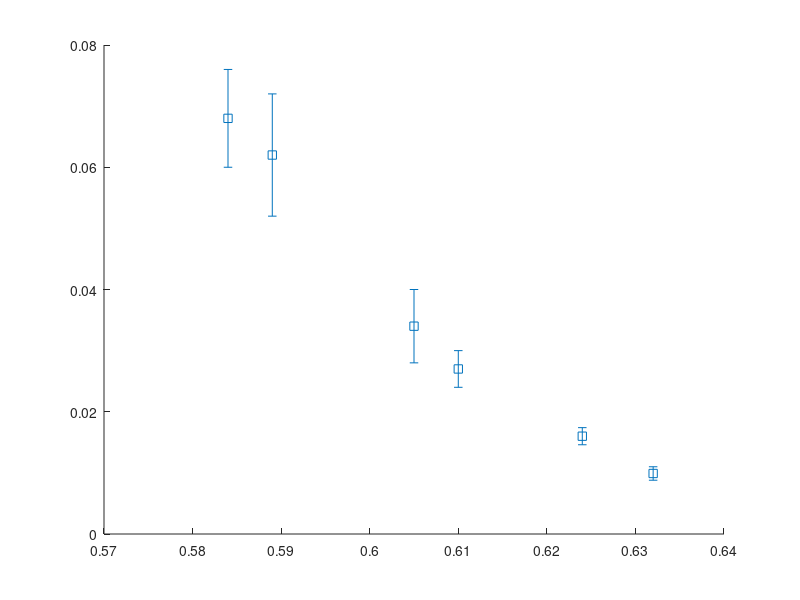

Source code (MATLAB): (Note: this script raises an error after producing the figure.)
% Plot gardner figures. Each section is its own figure.


red = [228,26,28]/255;
blu = [55,126,184]/255;
grn = [77,175,74]/255;
pur = [152,78,163]/255;
org = [255,127,0]/255;
brn = [166,86,40]/255;
aqua = [0, 51, 0]/255.;
yel = [255,255,51]/255.;
pnk = [231,41,138]/255.;
lgrn = [102,166,30]/255.;

%% Plot deltas with error bars

% Individual data points. Volume fraction then Delta
% Volume fraction and delta cutoff set 24px above bottome plate
delta_ab = [
%     .601, .0063 % % 12-14-21 ts-33-34 relative positions (DONT TRUST PHI)
%     .603, .0029 % % 12-14-21 ts-43-44 relative positions (DONT TRUST PHI)

    .584, .073; % 12-14-21 ts-4-5-6 relative positions
    .610, .024; % 12-14-21 ts-13-14 relative positions
    .585, .058; % 12-7-21 ts-3-4 relative positions
    .605, .034;  % 12-7-21 ts-8-9-10 relative positions
    .623, .015; % 12-7-21 ts-18 relative positions
    .633, .01; % 12-7-21 ts-28-29 relative positions
    ];

% Volume fraction and delta cutoff set 24px above bottome plate with rough
% errobars
delta_ab_yerr = [
%     .601, .0063 % % 12-14-21 ts-33-34 relative positions (DONT TRUST PHI)
%     .603, .0029 % % 12-14-21 ts-43-44 relative positions (DONT TRUST PHI)

    .584, .073, 0; % 12-14-21 ts-4-5-6 relative positions
    .610, .024, 0; % 12-14-21 ts-13-14 relative positions
    .585, .058, .011; % 12-7-21 ts-3-4 relative positions
    .605, .034, 0;  % 12-7-21 ts-8-9-10 relative positions
    .623, .015, 0; % 12-7-21 ts-18 relative positions
    .633, .01, .005; % 12-7-21 ts-28-29 relative positions
    ];

% delta at 90s
delta_90 = [

    .584, .035; % 12-14-21 ts-6 relative positions
    .610, .018; % 12-14-21 ts-14 relative positions
    .585, .034; % 12-7-21 ts-3 and ts-4 relative positions
    .606, .022; % 12-7-21 ts-8 and ts-9 relative positions
    .623, .0074; % 12-7-21 ts-18 relative positions
    .630, .0027; % 12-7-21 ts-28 and ts-29 relative positions
    ];
    

% delta at 90s with rough errorbars
delta_90_yerr = [

    .584, .035, 0; % 12-14-21 ts-6 relative positions
    .610, .018, 0; % 12-14-21 ts-14 relative positions
    .585, .034, .008; % 12-7-21 ts-3 and ts-4 relative positions
    .606, .022, .008; % 12-7-21 ts-8 and ts-9 relative positions
    .623, .0074, 0; % 12-7-21 ts-18 relative positions
    .630, .0027, 0.004; % 12-7-21 ts-28 and ts-29 relative positions
    ];

% Volume fraction and delta cutoff set 24px above bottome plate.
% error bars from std from t_w variation
delta_ab_yerr_t = [
    .584, .068, .008; % 12-14-21 ts-4-5-6 relative positions
    .610, .027, .003; % 12-14-21 ts-12-13-14 relative positions
    .589, .062, .010; % 12-7-21 ts-3-4-5 relative positions
    .605, .034, .006;  % 12-7-21 ts-8-9-10 relative positions
    .624, .016, .0014; % 12-7-21 ts-17-18-19 relative positions
    .632, .0099, .0011; % 12-7-21 ts-27-28-29 relative positions
    ];

% delta at 90s with error bars from std from t variation
delta_90_yerr_tw = [

    .584, .040, .005; % 12-14-21 ts-4-5-6 relative positions
    .610, .018, .002; % 12-14-21 ts-12-13-14 relative positions
    .589, .032, .004; % 12-7-21 ts-3-4-5 relative positions
    .605, .020, .003; % 12-7-21 ts-8-9-10 relative positions
    .624, .0088, .0013; % 12-7-21 ts-17-18-19 relative positions
    .632, .0032, .0012; % 12-7-21 ts-27-28-29 relative positions
    ];


hold on
% DELTA_AB
% lines(1)= plot(delta_ab(1:5,1), delta_ab(1:5,2), 'o', 'Color', blu, 'MarkerFaceColor', blu, 'MarkerSize', 8, 'Displayname', '\Delta_{AB}');
% lines(1)=plot(delta_ab(6:9,1), delta_ab(6:9,2), 'd', 'Color', blu, 'MarkerFaceColor', blu, 'MarkerSize', 8, 'Displayname', '\Delta_{AB}');
% lines(1)=plot(delta_ab(:,1), delta_ab(:,2), 's', 'Color', blu, 'MarkerFaceColor', blu, 'MarkerSize', 8, 'Displayname', '\Delta_{AB}');
% l1=errorbar(delta_ab_yerr(:,1), delta_ab_yerr(:,2), delta_ab_yerr(:,3), 's', 'Color', blu, 'MarkerFaceColor', blu, 'MarkerSize', 8, 'Displayname', '\Delta_{AB}');
l1=errorbar(delta_ab_yerr_t(:,1), delta_ab_yerr_t(:,2), delta_ab_yerr_t(:,3), 's', 'Color', blu, 'MarkerFaceColor', blu, 'MarkerSize', 8, 'Displayname', '\Delta_{AB}');


% DELTA (MSD)
% lines(2) =plot(delta(1:5,1), delta(1:5,2), 'o', 'Color', red, 'MarkerFaceColor', red, 'MarkerSize', 8, 'Displayname', '\Delta');
% lines(2)= plot(delta(6:10,1), delta(6:10,2), 'd', 'Color', red, 'MarkerFaceColor', red, 'MarkerSize', 8, 'Displayname', '\Delta');
% lines(2)=plot(delta(:,1), delta(:,2), 's', 'Color', red, 'MarkerFaceColor', red, 'MarkerSize', 8, 'Displayname', '\Delta');
% lines(2)=plot(delta_90(:,1), delta_90(:,2), 's', 'Color', red, 'MarkerFaceColor', red, 'MarkerSize', 8, 'Displayname', '\Delta');
% l2=errorbar(delta_90_yerr(:,1), delta_90_yerr(:,2), delta_90_yerr(:,3), 's', 'Color', red, 'MarkerFaceColor', red, 'MarkerSize', 8, 'Displayname', '\Delta');
l2=errorbar(delta_90_yerr_tw(:,1), delta_90_yerr_tw(:,2), delta_90_yerr_tw(:,3), 's', 'Color', red, 'MarkerFaceColor', red, 'MarkerSize', 8, 'Displayname', '\Delta');

% lines(3)=plot(delta_big(:,1), delta_big(:,2), 'd', 'Color', red, 'MarkerFaceColor', red, 'MarkerSize', 8, 'Displayname', '\Delta_{big}');
% lines(4)=plot(delta_ab_big(:,1), delta_ab_big(:,2), 'd', 'Color', blu, 'MarkerFaceColor', blu, 'MarkerSize', 8, 'Displayname', '\Delta_{AB}_{big}');
% optional line to set to semilog
set(gca,'YScale','log');
% Try fixing negative errorbar
ylim manual
l2.LData = l2.YData - max(eps,l2.YData-l2.LData);
leg = legend([l1,l2], 'Location', 'northeast');

xlabel('Volume fraction \phi','FontSize', 18);
ylabel('\mum^2', 'FontSize', 18);

ylim([1e-3 1e-1])
xt = get(gca,'XTick');
set(gca, 'FontSize', 16);

box on

hold off

%%
% Plot mean caging neighbors

% number of first neighbors. Single cycle mean of all with >1 and < 16 neighbors
% surface separation
mfn_sep = [
    .581, 6.52; % 12-7-21 ts-3 frames 1-240
    .588, 6.44; % 12-7-21 ts-4 frames 1-240
    .605, 5.99; % 12-7-21 ts-8 frames 1-240
    .607, 5.83; % 12-7-21 ts-9 frames 1-240
    .622, 4.87; % 12-7-21 ts-17 frames 1-240
    .625, 4.75; % 12-7-21 ts-18 frames 1-240
    .624, 4.70; % 12-7-21 ts-19 frames 1-240
    .630, 3.61; % 12-7-21 ts-27 frames 1-240
    .634, 3.57; % 12-7-21 ts-28 frames 1-240
    .632, 3.67; % 12-7-21 ts-29 frames 1-240
    ];

% number of first neighbors. Between jolt mean of all with >1 and < 16 neighbors
% surface separation
mfn_jolt_sep = [
    .585, 8.57; % 12-7-21 ts-3-4 frames 1-240 each
    .593, 8.04; % 12-7-21 ts-4-5 frames 1-240 each
    .605, 6.78; % 12-7-21 ts-7-8 frames 1-240 each
    .606, 7.31; % 12-7-21 ts-8-9 frames 1-240 each
    .624, 6.26; % 12-7-21 ts-17-18 frames 1-360 each
    .625, 5.74; % 12-7-21 ts-18-19 frames 1-360 each
    .632, 4.46; % 12-7-21 ts-27-28 frames 1-360 each
    .633, 4.41; % 12-7-21 ts-28-29 frames 1-360 each
    ];

% number of first neighbors. Between jolt mean of all with >1 and < 16 neighbors
% surface separation. Averaged
mfn_sep_avg = [
%     .584, 0, 0; % 12-14-21 ts-4-5-6 relative positions
%     .610, 0, 0; % 12-14-21 ts-12-13-14 relative positions
    .589, 6.45, 1.95; % 12-7-21 ts-3-4-5 relative positions
    .605, 5.94, 1.85; % 12-7-21 ts-8-9-10 relative positions
    .624, 4.78, 1.61; % 12-7-21 ts-17-18-19 relative positions
    .632, 3.62, 1.34; % 12-7-21 ts-27-28-29 relative positions
    ];

% number of first neighbors. Between jolt mean of all with >1 and < 16 neighbors
% surface separation. averaged
mfn_jolt_sep_avg = [
%     .584, 0, 0; % 12-14-21 ts-4-5-6 relative positions
%     .610, 0, 0; % 12-14-21 ts-12-13-14 relative positions
    .589, 8.28, 3.18; % 12-7-21 ts-3-4-5 relative positions
    .605, 7.27, 2.44; % 12-7-21 ts-8-9-10 relative positions
    .624, 5.78, 1.90; % 12-7-21 ts-17-18-19 relative positions
    .632, 4.26, 1.61; % 12-7-21 ts-27-28-29 relative positions
    ];

figure;
hold on

% patches to fill between error bars
patch1 = fill([mfn_sep_avg(:,1); flipud(mfn_sep_avg(:,1))], ...
    [mfn_sep_avg(:,2)+mfn_sep_avg(:,3);flipud(mfn_sep_avg(:,2)-mfn_sep_avg(:,3))], org);
set(patch1, 'edgecolor', 'none');
set(patch1, 'FaceAlpha', 0.2);
% 
patch2 = fill([mfn_jolt_sep_avg(:,1); flipud(mfn_jolt_sep_avg(:,1))], ...
    [mfn_jolt_sep_avg(:,2)+mfn_jolt_sep_avg(:,3);flipud(mfn_jolt_sep_avg(:,2)-mfn_jolt_sep_avg(:,3))], blu);
set(patch2, 'edgecolor', 'none');
set(patch2, 'FaceAlpha', 0.2);

l1=errorbar(mfn_sep_avg(:,1), mfn_sep_avg(:,2), mfn_sep_avg(:,3), 's', ...
    'Color', org, 'MarkerFaceColor', org, 'MarkerSize', 8, 'LineWidth', 1.5, 'Displayname', '|A|');
l2=errorbar(mfn_jolt_sep_avg(:,1), mfn_jolt_sep_avg(:,2), mfn_jolt_sep_avg(:,3), 's', ...
    'Color', blu, 'MarkerFaceColor', blu, 'MarkerSize', 8, 'LineWidth', 1.5, 'Displayname', '|A\cupB|');



leg = legend([l1,l2], 'Location', 'northeast');
% leg = legend([l1], 'Location', 'northeast');
xlabel('Volume fraction \phi','FontSize', 18);
ylabel('Mean caging neighbors', 'FontSize', 18);
xt = get(gca,'XTick');
set(gca, 'FontSize', 16);
box on
hold off
% leg = legend(lines, 'Location', 'northeast');

% hold on
% lines = zeros(1,2);
% % mfn_jolt
% lines(1)=plot(mfn_jolt_sep(:,1), mfn_jolt_sep(:,2), 's', 'Color', blu, 'MarkerFaceColor', blu, 'MarkerSize', 8, 'Displayname', '|A\cupB|');
% % mfn
% lines(2)=plot(mfn_sep(:,1), mfn_sep(:,2), 's', 'Color', red, 'MarkerFaceColor', red, 'MarkerSize', 8, 'Displayname', '|A|');
% 
% l1=errorbar(delta_ab_yerr_t(:,1), delta_ab_yerr_t(:,2), delta_ab_yerr_t(:,3), 's', 'Color', blu, 'MarkerFaceColor', blu, 'MarkerSize', 8, 'Displayname', '\Delta_{AB}');
% xlabel('Volume fraction \phi','FontSize', 18);
% ylabel('Mean caging neighbors', 'FontSize', 18);
% 
% 
% % xlim([1 7])
% % ylim([1e-3 1e-1])
% leg = legend('Location', 'northeast');
% 
% % set(leg, 'FontSize', 14)
% 
% 
% xt = get(gca,'XTick');
% set(gca, 'FontSize', 16);
% 
% box on
% hold off



%% Plot jaccard index

% Mean jaccard index of first neighbors after jolt (limits:
% 1<neighbors<16). Should probably combine and average some.
% surface separation
jaccard_mean = [
    .585, 0.353; % 12-7-21 ts-3-4 frames 1-240 each
    .593, 0.527; % 12-7-21 ts-4-5 frames 1-240 each
    .605, 0.561; % 12-7-21 ts-7-8 frames 1-240 each
    .606, 0.517; % 12-7-21 ts-8-9 frames 1-240 each
    .624, 0.521; % 12-7-21 ts-17-18 frames 1-360 each
    .625, 0.690; % 12-7-21 ts-18-19 frames 1-360 each
    .632, 0.630; % 12-7-21 ts-27-28 frames 1-360 each
    .633, 0.639; % 12-7-21 ts-28-29 frames 1-360 each
    ];

jaccard_mean_err = [
%     .584, 0, 0; % 12-14-21 ts-4-5-6 relative positions
%     .610, 0, 0; % 12-14-21 ts-12-13-14 relative positions
    .589, .45, .24; % 12-7-21 ts-3-4-5 relative positions
    .605, .58, .22; % 12-7-21 ts-8-9-10 relative positions
    .624, .58, .26; % 12-7-21 ts-17-18-19 relative positions
    .632, .63, .25; % 12-7-21 ts-27-28-29 relative positions
    ];

figure;
hold on

patch1 = fill([jaccard_mean_err(:,1); flipud(jaccard_mean_err(:,1))], ...
    [jaccard_mean_err(:,2)+jaccard_mean_err(:,3);flipud(jaccard_mean_err(:,2)-jaccard_mean_err(:,3))], grn);
set(patch1, 'edgecolor', 'none');
set(patch1, 'FaceAlpha', 0.2);


l1=errorbar(jaccard_mean_err(:,1), jaccard_mean_err(:,2), jaccard_mean_err(:,3), 's', ...
    'Color', grn, 'MarkerFaceColor', grn, 'MarkerSize', 8, 'LineWidth', 1.5, 'Displayname', '|A|');



% plot(jaccard_mean(:,1),jaccard_mean(:,2), 's', ...
%     'Color', blu, 'MarkerFaceColor', blu, 'MarkerSize', 8, 'Displayname', 'mfn jolt');


% set(gca,'YScale','log');
xlabel('Volume fraction \phi','FontSize', 18);
% ylabel('\mum^2', 'FontSize', 18);
% ylabel('Mean first neighbors', 'FontSize', 18);
% ylabel('First neighbor overlap frac.', 'FontSize', 18);
ylabel('Mean jaccard index', 'FontSize', 18);

% xlim([1 7])
ylim([.0 1])
% leg = legend('Location', 'northeast');

% set(leg, 'FontSize', 14)


xt = get(gca,'XTick');
set(gca, 'FontSize', 16);

box on

hold off
